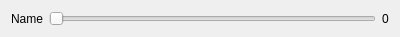
<?xml version="1.0" encoding="UTF-8"?>
<ui version="4.0">
 <class>MySlider</class>
 <widget class="QWidget" name="MySlider">
  <property name="geometry">
   <rect>
    <x>0</x>
    <y>0</y>
    <width>400</width>
    <height>33</height>
   </rect>
  </property>
  <property name="windowTitle">
   <string>Form</string>
  </property>
  <layout class="QHBoxLayout" name="horizontalLayout">
   <item>
    <widget class="QLabel" name="lbName">
     <property name="text">
      <string>Name</string>
     </property>
    </widget>
   </item>
   <item>
    <widget class="QSlider" name="slValue">
     <property name="orientation">
      <enum>Qt::Horizontal</enum>
     </property>
    </widget>
   </item>
   <item>
    <widget class="QLabel" name="lbValue">
     <property name="sizePolicy">
      <sizepolicy hsizetype="Preferred" vsizetype="Preferred">
       <horstretch>0</horstretch>
       <verstretch>0</verstretch>
      </sizepolicy>
     </property>
     <property name="text">
      <string>0</string>
     </property>
    </widget>
   </item>
  </layout>
 </widget>
 <resources/>
 <connections/>
</ui>
